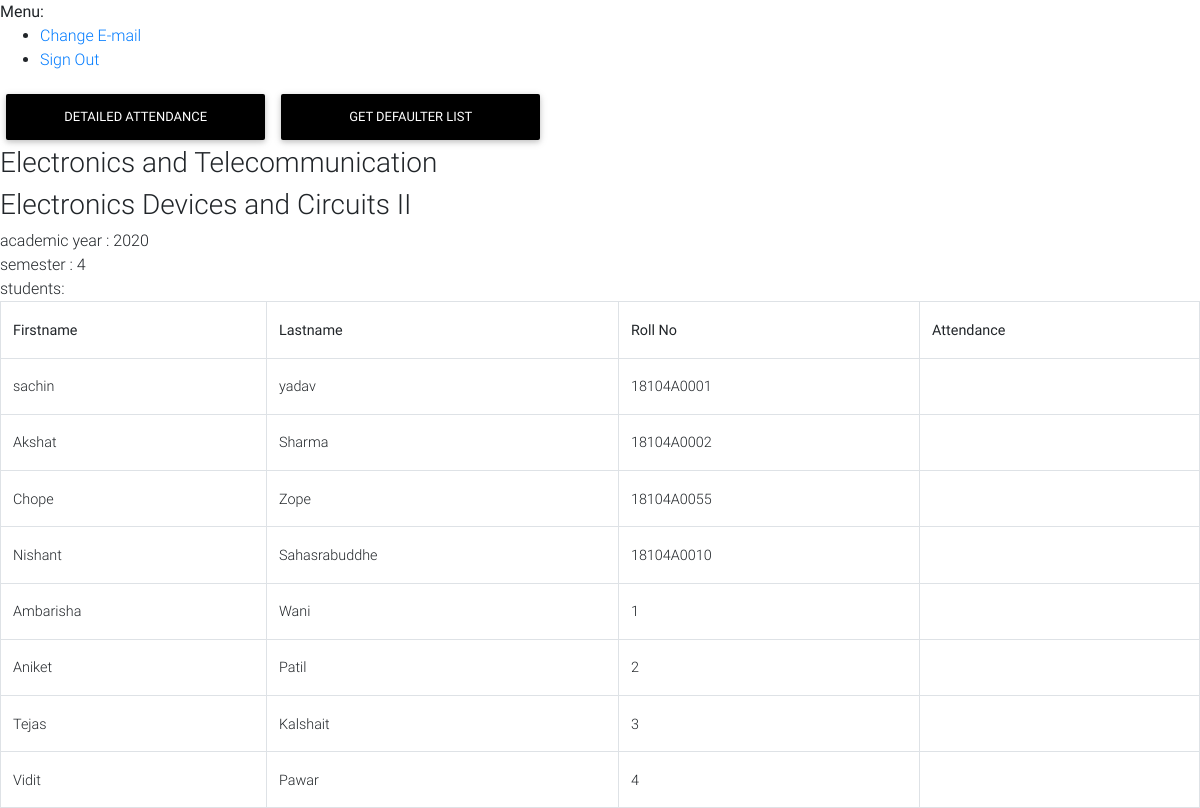
/class/1/1 (signed in), run on the app's committed database.
### addentance/models.py (models this page shows, shortened)
class Class(models.Model):
    academic_year = models.PositiveIntegerField(
            validators=[
                MinValueValidator(1900),
                MaxValueValidator(datetime.datetime.now().year)],
            help_text="Use the following format: <YYYY>")
    semester =  models.PositiveIntegerField(
            validators=[
                MinValueValidator(1),
                MaxValueValidator(8)],
    )
    division = models.CharField(max_length=2, blank=True, null=True)
    branch = models.ForeignKey('Branch',on_delete=models.CASCADE)
    students = models.ManyToManyField('Student')
    def __str__(self):
        return self.branch.branch_name

class Branch(models.Model):
    branch_name = models.CharField(max_length = 100)
    branch_abr = models.CharField(max_length = 7)
    def __str__(self):
        return self.branch_name

class Subject(models.Model):
    subject_name = models.CharField(max_length = 100)
    subject_abbr = models.CharField(max_length = 5)

class Student_Attendance(models.Model):
    student = models.ForeignKey('Student',on_delete=models.CASCADE,blank=True, null=True)
    attendance = models.ManyToManyField('Attendance')
    class_s = models.ForeignKey('Class',on_delete=models.CASCADE,blank=True, null=True)

class Student(models.Model):
    first_name  = models.CharField(max_length = 100)
    last_name  = models.CharField(max_length = 100)
    roll_no  = models.CharField(max_length = 100)

### addentance/views.py (the view)
# urls.py: path('class/<pk>/<subject_pk>', views.ClassView.as_view(), name="class"),
class ClassView(LoginRequiredMixin,View):
    def get(self,request,pk,subject_pk,*args,**kwargs):
        class_ = Class.objects.get(pk= pk)
        print(class_)
        teacher = Teacher.objects.get(user= request.user)
        subject = Subject.objects.get(pk=subject_pk)
        if isTeacher(class_,teacher,subject):
            student_attendance = Student_Attendance.objects.filter(class_s = class_)
            context = {
                'subject_pk' : int(subject_pk),
                'subject':subject,
                'attendances':student_attendance,
                'class':class_
            }
            return render(request , "indiv_class.html", context )
        else:
            return redirect('home')

### addentance/views.py (called while the page is built)
def isTeacher(class_,teacher,subject):
        try:
            teacher_dets  = Teacher_Detail.objects.get(teacher=teacher, subject=subject)
        except:
            teacher_dets = None
        if teacher_dets is not None:
            for class__ in teacher_dets.classes.all():
                if class_==class__:
                        return True
        return False

### templates/indiv_class.html (shortened to what this page needs)
{% extends 'base.html' %}
{% block content %}
            <a href={% url "detailed-attendance" class.pk subject_pk %} class="btn btn-black" style="width:20em">Detailed Attendance</a>
            <a href={% url "defaulter-list" class.pk subject_pk %} class="btn btn-black" style="width:20em">Get Defaulter List</a>
            <h3>{{class.branch}} {{class.divison}}</h3>
            <h3>{{subject.subject_name}}</h3>
            academic year : {{class.academic_year}}<br>
            semester : {{class.semester}}<br>
            students:
                <table class="table table-bordered">
                    <tr>
                        <th>Firstname</th>
                        <th>Lastname</th>
                        <th>Roll No</th>
                        <th>Attendance</th>
                    </tr>
            {% for attendance in attendances.all  %}
                    <tr>
                        <td>{{attendance.student.first_name}}</td>
                        <td>{{attendance.student.last_name}}</td>
                        <td>{{attendance.student.roll_no}} </td>
                        <td>
                        </td>
                        </tr>
            {% endfor %}
{% endblock content %}

### templates/base.html (style rules this page uses)
html, body, header, .carousel { height: 60vh; }

### data on the page
Class: branch "Electronics and Telecommunication", academic_year "2020", semester "4"
Subject: subject_name "Electronics Devices and Circuits II"
Student_Attendance: student.first_name "sachin", student.last_name "yadav", student.roll_no "18104A0001"
Student_Attendance: student.first_name "Akshat", student.last_name "Sharma", student.roll_no "18104A0002"
Student_Attendance: student.first_name "Chope", student.last_name "Zope", student.roll_no "18104A0055"
Student_Attendance: student.first_name "Nishant", student.last_name "Sahasrabuddhe", student.roll_no "18104A0010"
Student_Attendance: student.first_name "Ambarisha", student.last_name "Wani", student.roll_no "1"
Student_Attendance: student.first_name "Aniket", student.last_name "Patil", student.roll_no "2"
Student_Attendance: student.first_name "Tejas", student.last_name "Kalshait", student.roll_no "3"
Student_Attendance: student.first_name "Vidit", student.last_name "Pawar", student.roll_no "4"
